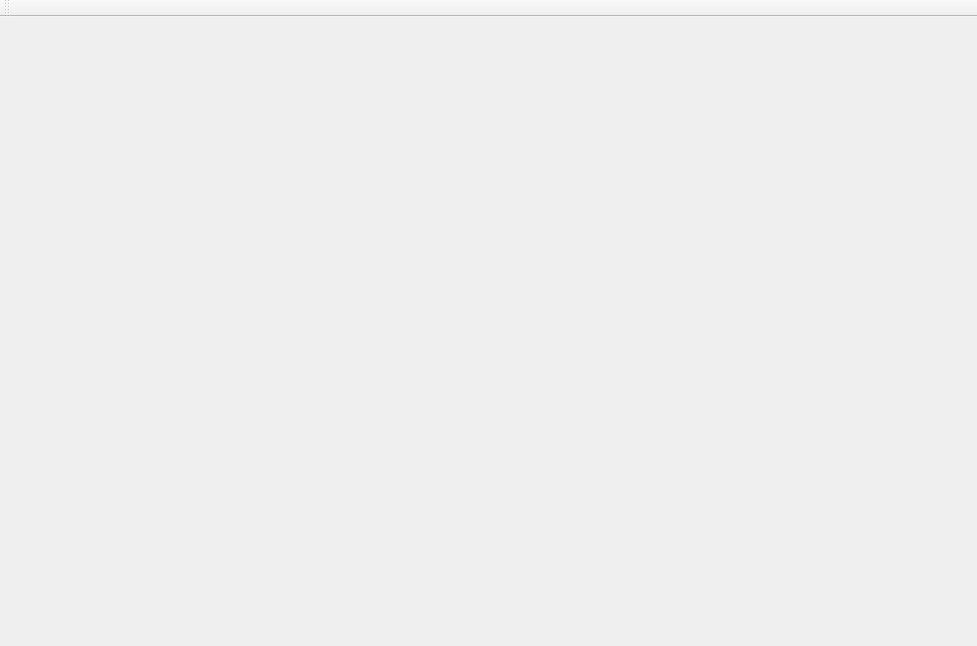
<?xml version="1.0" encoding="UTF-8"?>
<ui version="4.0">
 <class>MainWindow</class>
 <widget class="QMainWindow" name="MainWindow">
  <property name="geometry">
   <rect>
    <x>0</x>
    <y>0</y>
    <width>977</width>
    <height>646</height>
   </rect>
  </property>
  <property name="sizePolicy">
   <sizepolicy hsizetype="Preferred" vsizetype="Preferred">
    <horstretch>0</horstretch>
    <verstretch>0</verstretch>
   </sizepolicy>
  </property>
  <property name="windowTitle">
   <string>MainWindow</string>
  </property>
  <widget class="QWidget" name="centralwidget">
   <layout class="QHBoxLayout" name="horizontalLayout_3"/>
  </widget>
  <widget class="QMenuBar" name="menubar">
   <property name="geometry">
    <rect>
     <x>0</x>
     <y>0</y>
     <width>977</width>
     <height>22</height>
    </rect>
   </property>
  </widget>
  <widget class="QToolBar" name="toolBar">
   <property name="windowTitle">
    <string>toolBar</string>
   </property>
   <attribute name="toolBarArea">
    <enum>TopToolBarArea</enum>
   </attribute>
   <attribute name="toolBarBreak">
    <bool>false</bool>
   </attribute>
  </widget>
 </widget>
 <resources/>
 <connections/>
</ui>
